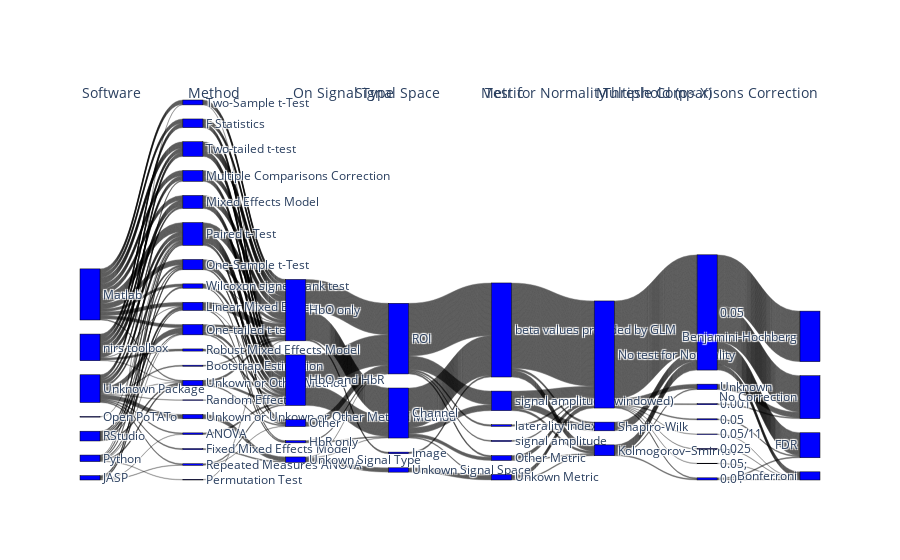

Notebook cell for this chart:
### Markdown cell above
**Plot StatAnalysis Sankey Diagram**

### Code cell
fig = go.Figure(data=[go.Sankey(
    node=dict(
        pad=15,
        thickness=20,
        line=dict(color='black', width=0.5),
        label=list(node_indices.keys()),
        color='blue'
    ),
    link=dict(
        source=source,
        target=target,
        value=value,
    )
)])
layout=go.Layout(
        autosize=False,
        width=1000,
        height=800,
    )

# uses column_list from above and removes the "Stat Analysis: " prefix
column_labels = [x.replace('Stat Analysis: ', '') for x in column_list]

# Calculate the x position for each column's label.
# This is a rough approximation and may need to be adjusted based on the exact look of your Sankey diagram.
x_positions = [i / (len(column_labels) - 1) for i in range(len(column_labels))]

annotations = [
    dict(
        x=x,
        y=1.05,  # Adjust the y-coordinate as per desired placement
        xref='paper',
        yref='paper',
        text=label,
        showarrow=False,
        font=dict(size=14)
    ) for x, label in zip(x_positions, column_labels)
]

# Update the layout with annotations
fig.update_layout(annotations=annotations)
fig.show()
plot(fig, filename='figs/sankey_statanalysis.html')

### Figure 1 — Plotly figure (JSON) as saved in the notebook; plotly's stock layout.template omitted (floating-point values rounded to 4 significant figures; data arrays with more than 128 entries replaced by an {"elided": "..."} marker saying what was removed)
{"data": [{"link": {"source": {"elided": "1631 int values"}, "target": {"elided": "1631 int values"}, "value": {"elided": "1631 int values"}}, "node": {"color": "blue", "label": ["Unknown Package", "Open PoTATo", "JASP", "RStudio", "Matlab", "nirs toolbox", "Python", "Unkown or Unkown or Other Method Method", "Paired t-Test", "One-Sample t-Test", "Repeated Measures ANOVA", "Fixed Mixed Effects Model", "Mixed Effects Model", "ANOVA", "Two-tailed t-test", "Linear Mixed Effects", "One-tailed t-test", "Unkown or Other Method", "Multiple Comparisons Correction", "Two-Sample t-Test", "Robust Mixed Effects Model", "Random Effects", "Wilcoxon signed-rank test", "F Statistics", "Bootstrap Estimation", "Permutation Test", "Unkown Signal Type", "HbO only", "HbO and HbR", "Other", "HbR only", "Unkown Signal Space", "Channel", "ROI", "Image", "Unkown Metric", "signal amplitude (windowed)", "beta values provided by GLM", "Other Metric", "signal amplitude ", "laterality index", "No test for Normality", "Shapiro-Wilk", "Kolmogorov–Smirnov", "Unknown", "0.05/11", "0.05", "0.01", "0.025", "0.05;", "0.05 ", "0.001", "No Correction", "Bonferroni", "FDR", "Benjamini-Hochberg"], "line": {"color": "black", "width": 0.5}, "pad": 15, "thickness": 20}, "type": "sankey"}], "layout": {"annotations": [{"font": {"size": 14}, "showarrow": false, "text": "Software", "x": 0, "xref": "paper", "y": 1.05, "yref": "paper"}, {"font": {"size": 14}, "showarrow": false, "text": "Method", "x": 0.1429, "xref": "paper", "y": 1.05, "yref": "paper"}, {"font": {"size": 14}, "showarrow": false, "text": "On Signal Type", "x": 0.2857, "xref": "paper", "y": 1.05, "yref": "paper"}, {"font": {"size": 14}, "showarrow": false, "text": "Signal Space", "x": 0.4286, "xref": "paper", "y": 1.05, "yref": "paper"}, {"font": {"size": 14}, "showarrow": false, "text": "Metric", "x": 0.5714, "xref": "paper", "y": 1.05, "yref": "paper"}, {"font": {"size": 14}, "showarrow": false, "text": "Test for Normality", "x": 0.7143, "xref": "paper", "y": 1.05, "yref": "paper"}, {"font": {"size": 14}, "showarrow": false, "text": "Threshold (p< X)", "x": 0.8571, "xref": "paper", "y": 1.05, "yref": "paper"}, {"font": {"size": 14}, "showarrow": false, "text": "Multiple Comparisons Correction", "x": 1, "xref": "paper", "y": 1.05, "yref": "paper"}]}}
